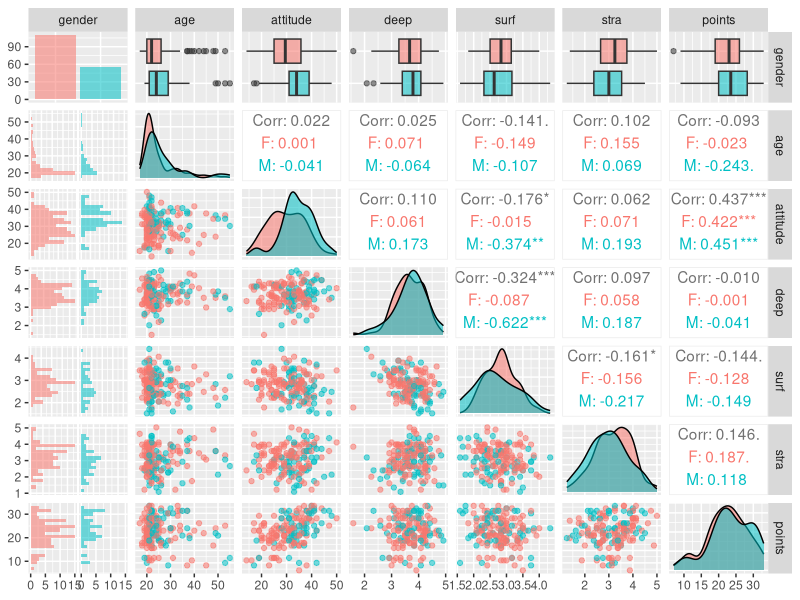

This chart was generated by the following R code:
# This file is the operative part of the data analysis exercises 
# for regression and model validation - analysis

# To make all the magic happen, let's first designate the working directory

setwd('Z:/IODS-project/data/')

# First we read the local data file and check its structure and 
# dimensions
#
# As we've written the file as csv, we don't need to explicitly
# state the separator and header

rawdata <- read.csv("learning2014.csv")
str(rawdata)
dim(rawdata)

# Next we explore the data graphically
#pairs(rawdata[-1], col = rawdata$gender)

# access the GGally and ggplot2 libraries
library(GGally)
library(ggplot2)

# create a more advanced plot matrix with ggpairs()
p <- ggpairs(rawdata, mapping = aes(col = gender, alpha = 0.3), lower = list(combo = wrap("facethist", bins = 20)))
p